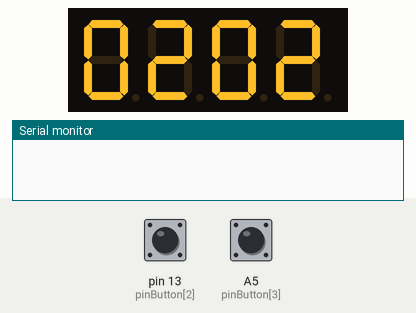
A sketch run on a simulated Arduino Uno, built with avr-gcc and run on an emulated ATmega328P. Shown: 4-digit seven-segment display, the last lines printed to the serial monitor. Wiring (inferred from the names in the program): 4-digit 7-segment display, segments lit when HIGH: segments pin 8, pin 6, pin 7, pin 9, pin 10, pin 11, pin 12; digit selects pin 2, pin 3, pin 4, pin 5. Inputs (shaded band) come from the test bench; at power-on: pin 13 (pinButton[2]) HIGH, A5 (pinButton[3]) HIGH. The segment pins are drawn as the display they are named for.

Above: at 1.2 s.
1.3 s: pin 13 (pinButton[2]) pulled LOW for 0.15 s
At 2.5 s:
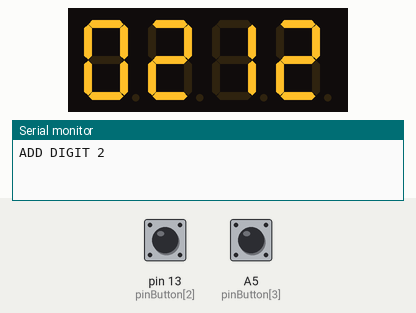
2.9 s: pin 13 (pinButton[2]) pulled LOW for 1 s
At 4.4 s:
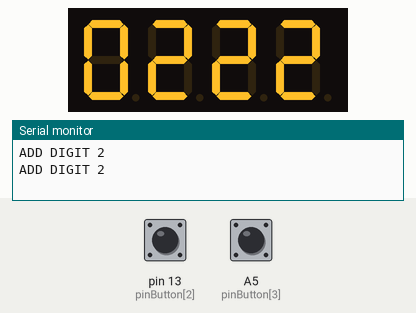
5.4 s: A5 (pinButton[3]) pulled LOW for 0.15 s
At 6.8 s:
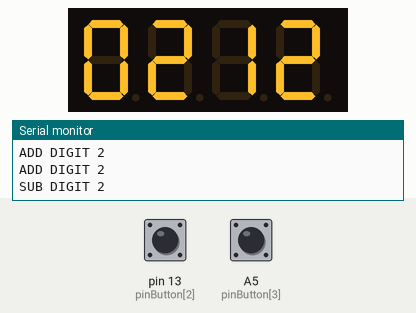
Timing chart, 0 to 8.4 s (numbered marks = the images above; inputs shaded):
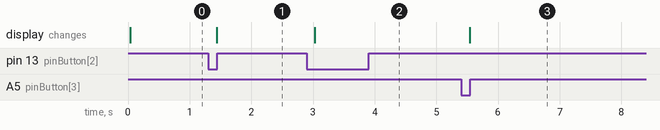

The sketch:

mtg_counter1.ino
```cpp
int pinSegments[7] = {8, 6, 7, 9, 10, 11, 12};
int pinDigits[4] = {2, 3, 4, 5};
int digits[10][7] = {
  //A    B    C    D    E    F    G
  {HIGH,HIGH,HIGH,HIGH,HIGH,HIGH,LOW}, // 0
  {LOW, HIGH,HIGH,LOW, LOW, LOW, LOW}, // 1
  {HIGH,HIGH,LOW, HIGH,HIGH,LOW, HIGH},// 2
  {HIGH,HIGH,HIGH,HIGH,LOW, LOW, HIGH},// 3
  {LOW, HIGH,HIGH,LOW, LOW, HIGH,HIGH},// 4
  {HIGH,LOW, HIGH,HIGH,LOW, HIGH,HIGH},// 5
  {HIGH,LOW, HIGH,HIGH,HIGH,HIGH,HIGH},// 6
  {HIGH,HIGH,HIGH,LOW, LOW, LOW, LOW}, // 7
  {HIGH,HIGH,HIGH,HIGH,HIGH,HIGH,HIGH},// 8
  {HIGH,HIGH,HIGH,LOW, LOW, HIGH,HIGH},// 9
};
int numbers[2] = {20, 20};
int numbersInDigits[4];

int pinButton[4] = {1, 0, 13, A5};
int buttonState[4] = {HIGH, HIGH, HIGH, HIGH};
int lastButtonState[4] = {LOW, LOW, LOW, LOW};
unsigned long lastDebounceTime[4] = {0, 0, 0, 0};
unsigned long debounceDelay = 45;

void setup() {
  Serial.begin(9600);
  int i;

  for (i = 0; i < 7; i++) {
    pinMode(pinSegments[i], OUTPUT);
  }

  for (i = 0; i < 4; i++) {
    pinMode(pinDigits[i], OUTPUT);
  }

  for (i = 0; i < 4; i++) {
    pinMode(pinButton[i], INPUT_PULLUP);
  }

  numbers[0] = 20;
  numbers[1] = 20;
}

void resetPinDigits() {
  int i;
  for (i = 0; i < 4; i++) {
  	digitalWrite(pinDigits[i], HIGH);
  }
}

void resetPinSegments() {
  int i;
  for (i = 0; i < 7; i++) {
  	digitalWrite(pinSegments[i], LOW);
  }
}

void setNumbersInDigits() {
  int i;
  for (i = 0; i < 2; i++) {
  	int d1 = numbers[i] % 10;
    int d2 = numbers[i] / 10;

    int index = i*2;
    numbersInDigits[index] = d1;
    numbersInDigits[index+1] = d2;
  }
}

int calcNumber(int value, bool add) {
  int newValue = value;

  if (add) {
    newValue++;
  }
  else {
    newValue--;
  }

  if (newValue >= 100) {
    newValue = 0;
  }

  if (newValue < 0) {
    newValue = 99;
  }

  return newValue;
}

void loop() {
  int i;

  // Digits
  for (i = 0; i < 4; i++) {
    setNumbersInDigits();

    resetPinDigits();
    resetPinSegments();

    digitalWrite(pinDigits[i], LOW);

    int j;
    for (j = 0; j < 7; j++) {
      digitalWrite(pinSegments[j], digits[numbersInDigits[i]][j]);
    }

    delay(5);
  }

  // Buttons
  for (i = 0; i < 4; i++) {
    int buttonValue = digitalRead(pinButton[i]);

    if (buttonValue != lastButtonState[i]) {
      lastDebounceTime[i] = millis();
    }

    if ((millis() - lastDebounceTime[i]) > debounceDelay) {
      if (buttonValue != buttonState[i]) {
        buttonState[i] = buttonValue;
        if (buttonState[i] == LOW) {
          int newValue;
          switch(i) {
            case 0:
              // ADD DIGIT 1
              Serial.println("ADD DIGIT 1");
              newValue = calcNumber(numbers[0], true);
          	  numbers[0] = newValue;
              break;
            case 1:
              // sub DIGIT 1
              Serial.println("SUB DIGIT 1");
              newValue = calcNumber(numbers[0], false);
          	  numbers[0] = newValue;
              break;
            case 2:
              // ADD DIGIT 2
              Serial.println("ADD DIGIT 2");
              newValue = calcNumber(numbers[1], true);
          	  numbers[1] = newValue;
              break;
            case 3:
              // sub DIGIT 2
              Serial.println("SUB DIGIT 2");
              newValue = calcNumber(numbers[1], false);
          	  numbers[1] = newValue;
              break;
          }
        }
      }
    }
    lastButtonState[i] = buttonValue;
  }
}
```

Measured:
- after the input at 1.3 s, the display: changes after 0.14 s (image 1)
- after the input at 2.9 s, the display: changes after 0.12 s (image 2)
- after the input at 5.4 s, the display: changes after 0.14 s (image 3)
